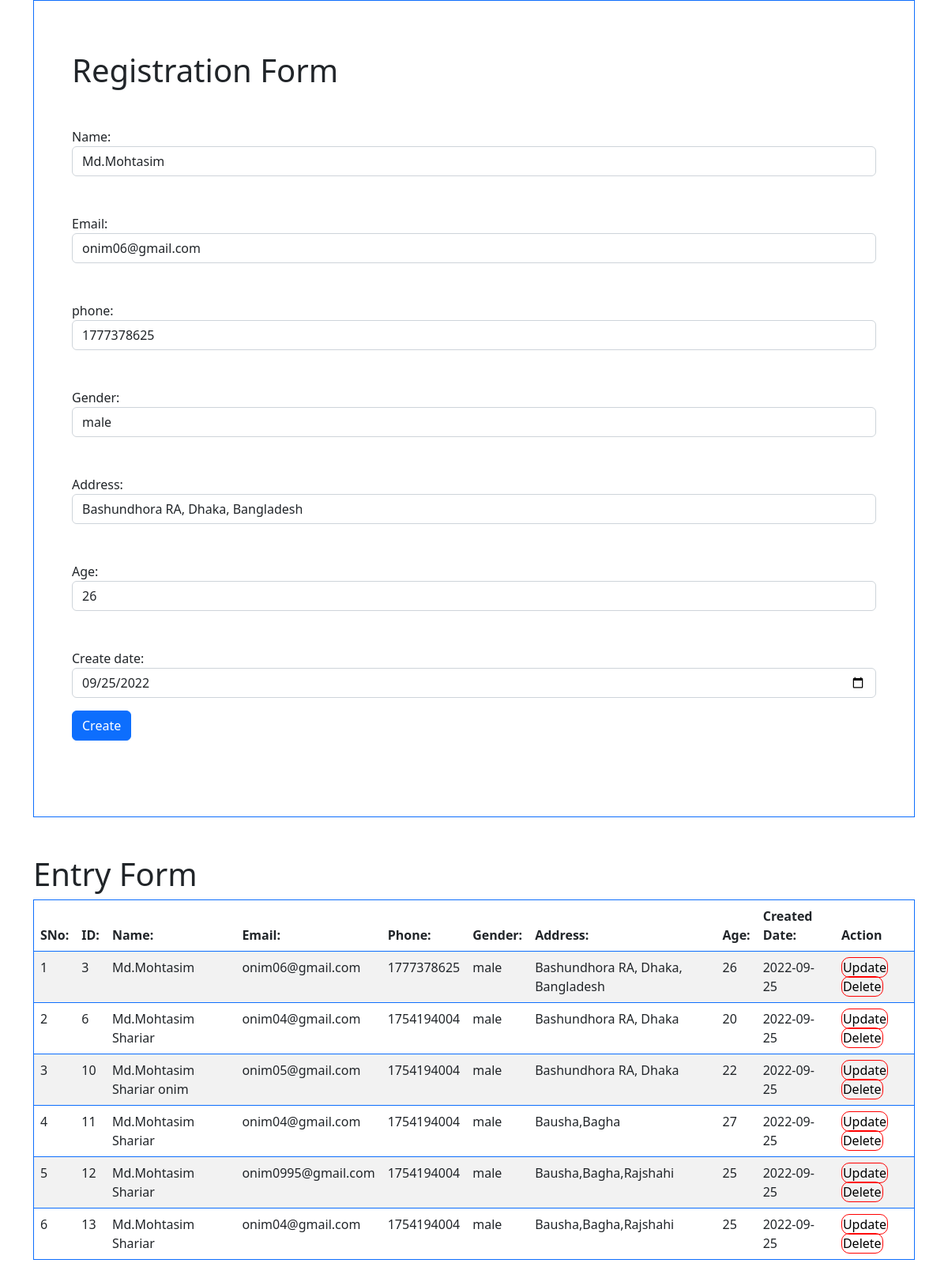
Page /Student/modify/3 on the committed database.
### tables this page shows
CREATE TABLE `users` (
  `id` int(11) NOT NULL,
  `name` varchar(100) NOT NULL,
  `email` varchar(100) NOT NULL,
  `phone` int(20) NOT NULL,
  `gender` varchar(50) NOT NULL,
  `address` varchar(200) NOT NULL,
  `age` int(100) NOT NULL,
  `date` date NOT NULL
);

### application/controllers/Student.php (called while the page is built, shortened)
<?php
class Student extends CI_Controller {
    public function __construct() {
        $this->load->model('data_model','data');
    }
    public function modify(){
        $id =$this->uri->segment(3);
        $info['modify']=$this->data->get_modify_data('users',$id);
        $info['student_fetch']=$this->data->get_table_data('users');
        $this->load->view('student',$info);
    }
}
?>

### index.php (called while the page is built, shortened)
<?php
require_once BASEPATH.'core/CodeIgniter.php';

### application/models/Data_model.php (called while the page is built, shortened)
<?php
class Data_model extends CI_Model{
    function get_table_data($table) {
        $res=$this->db->get($table);
        return $res->result_array();
    }
    function get_modify_data($table,$id){
        $this->db->where('id',$id);
        $res=$this->db->get($table);
        $data= $res->result_array();
        return $data[0];
    }
}
?>

### application/views/student.php (the view, shortened to what this page needs)
<!doctype html>
<html lang="en">
<head>
    <link href="https://cdn.jsdelivr.net/npm/bootstrap@5.2.1/dist/css/bootstrap.min.css" rel="stylesheet">
</head>
<body>
    <div class="container">
        <form class="form-group form-horizontal border border-primary p-5" name="form" action="<?php echo base_url(); ?>Student/<?php echo isset($modify) ? "update_student" : "add_student"; ?>" enctype="multipart/form-data" method="post">
            <div class="mt-3">
                <h1>Registration Form</h1>
            </div>
            <div class="form-group mt-5">
                <label for="">Name:</label>
                <input type="text" name="name" value="<?php echo $modify['name']; ?>" class="form-control">
            </div>
            <div class="form-group mt-5">
                <label for="">Email:</label>
                <input type="email" name="email" value="<?php echo $modify['email']; ?>" class="form-control">
            </div>
            <div class="form-group mt-5">
                <label for="">phone:</label>
                <input type="number" name="phone" value="<?php echo $modify['phone']; ?>" class="form-control">
            </div>
            <div class="form-group mt-5">
                <label for="">Gender:</label>
                <input type="text" name="gender" value="<?php echo $modify['gender']; ?>" class="form-control">
            </div>
            <div class="form-group mt-5">
                <label for="">Address:</label>
                <input type="text" name="address" value="<?php echo $modify['address']; ?>" class="form-control">
            </div>
            <div class="form-group mt-5">
                <label for="">Age:</label>
                <input type="number" name="age" value="<?php echo $modify['age']; ?>" class="form-control">
            </div>
            <div class="form-group mt-5">
                <label for="">Create date:</label>
                <input type="date" name="date" value="<?php echo $modify['date']; ?>" class="form-control">
            </div>
            <button type="submit" class="btn btn-primary mt-3 mb-5" value="save form">Create</button>
        </form>
        <div class="mt-5">
            <h1>Entry Form</h1>
        </div>
        <table class='border border-primary table table-striped mb-5 p-3'>
            <thead>
                <tr>
                    <th>SNo: </th>
                    <th>ID: </th>
                    <th>Name: </th>
                    <th>Email: </th>
                    <th>Phone: </th>
                    <th>Gender: </th>
                    <th>Address: </th>
                    <th>Age: </th>
                    <th>Created Date: </th>
                    <th>Action</th>
                </tr>
            </thead>
            <tbody>
                <?php if (!empty($student_fetch)) {
                    $cnt = 1;
                    foreach ($student_fetch as $row) {
                ?>
                        <tr>
                            <td><?php echo  $cnt++;  ?></td>
                            <td><?php echo $row['id'] ?></td>
                            <td><?php echo $row['name'] ?></td>
                            <td><?php echo $row['email'] ?></td>
                            <td><?php echo $row['phone'] ?></td>
                            <td><?php echo $row['gender'] ?></td>
                            <td><?php echo $row['address'] ?></td>
                            <td><?php echo $row['age'] ?></td>
                            <td><?php echo $row['date'] ?></td>
                            <td>
                                <a style="color:black; text-decoration: none; border:1px solid red; border-radius:10px; padding:1px" href="<?php echo base_url(); ?>Student/modify/<?php echo $row['id'] ?>">Update</a>
                                <a style="color:black; border:1px solid red; text-decoration: none; border-radius:10px; padding:1px" onclick="return confirm('Are you sure you want to delete data')" href="<?php echo base_url(); ?>Student/remove/<?php echo $row['id'] ?>">Delete</a>
                            </td>
                        </tr>
                    <?php }
                } else { ?>
                    <tr>
                        <td>Record not found</td>
                    </tr>
                <?php } ?>
            </tbody>
        </table>
    </div>
</body>
</html>

### rows in the picture
users: name "Md.Mohtasim", email "onim06@gmail.com", phone "1777378625", gender "male", address "Bashundhora RA, Dhaka, Bangladesh", age "26", date "09/25/2022", id "3", date "2022-09-25"
users: id "6", name "Md.Mohtasim Shariar", email "onim04@gmail.com", phone "1754194004", gender "male", address "Bashundhora RA, Dhaka", age "20", date "2022-09-25"
users: id "10", name "Md.Mohtasim Shariar onim", email "onim05@gmail.com", phone "1754194004", gender "male", address "Bashundhora RA, Dhaka", age "22", date "2022-09-25"
users: id "11", name "Md.Mohtasim Shariar", email "onim04@gmail.com", phone "1754194004", gender "male", address "Bausha,Bagha", age "27", date "2022-09-25"
users: id "12", name "Md.Mohtasim Shariar", email "onim0995@gmail.com", phone "1754194004", gender "male", address "Bausha,Bagha,Rajshahi", age "25", date "2022-09-25"
users: id "13", name "Md.Mohtasim Shariar", email "onim04@gmail.com", phone "1754194004", gender "male", address "Bausha,Bagha,Rajshahi", age "25", date "2022-09-25"
